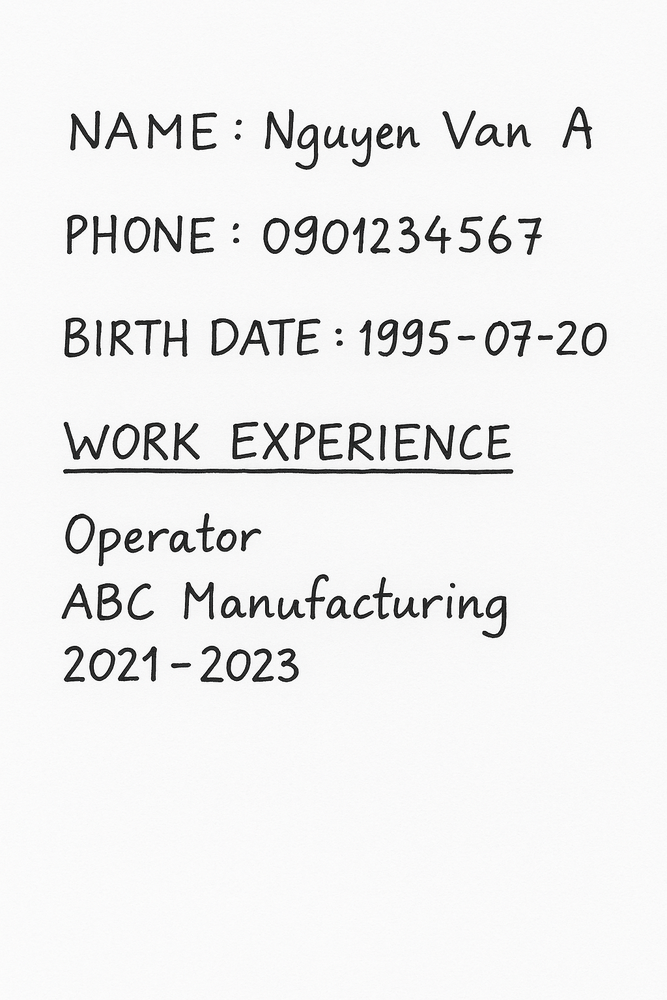
#> input picture CV_IMAGE.png, 667 x 1000 px, shrunk from 1024 x 1536 before the run
$ python -i image_preprocess.py   (imports and definitions only)
#> lines starting #> are read from the running program, lines starting #| are printed output that depends on the picture; after the words box and inside, x2 and y2 are one past the last pixel; in counts of white or black regions, pixels touching at a corner belong together
from typing import Optional
import io
import numpy as np
from PIL import Image
import cv2


def load_image_to_numpy(file_bytes: bytes) -> np.ndarray:
    image: Image.Image = Image.open(io.BytesIO(file_bytes)).convert("RGB")
    return np.array(image)


def preprocess_for_ocr(image: np.ndarray) -> np.ndarray:
    gray: np.ndarray = cv2.cvtColor(image, cv2.COLOR_RGB2GRAY)
    gray = cv2.fastNlMeansDenoising(gray, None, h=10, templateWindowSize=7, searchWindowSize=21)
    clahe = cv2.createCLAHE(clipLimit=2.0, tileGridSize=(8, 8))
    enhanced: np.ndarray = clahe.apply(gray)
    thr: np.ndarray = cv2.threshold(enhanced, 0, 255, cv2.THRESH_BINARY + cv2.THRESH_OTSU)[1]
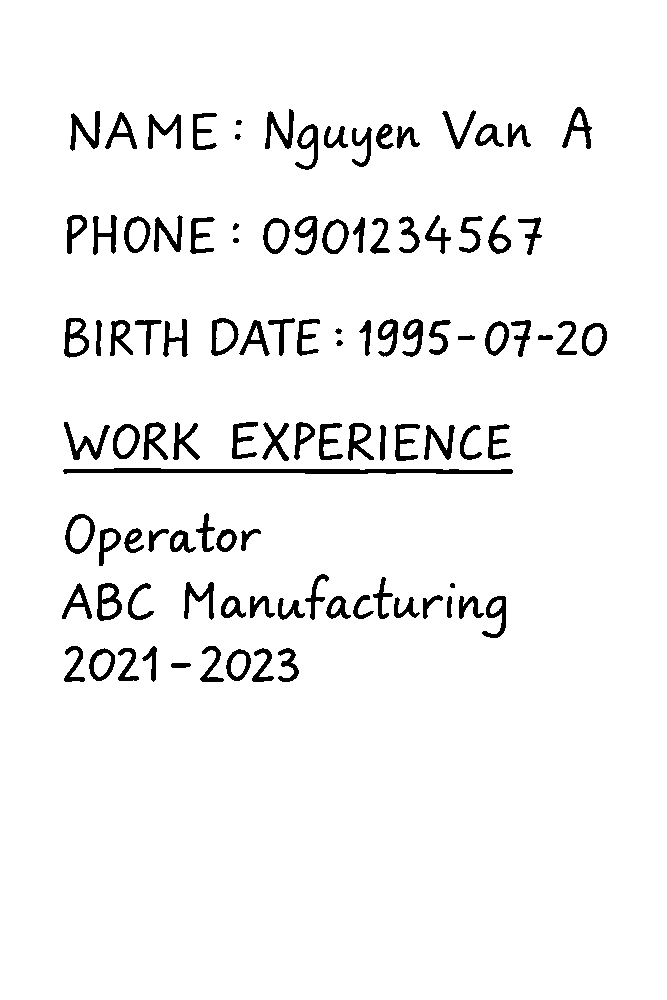
#> thr: shape (1000, 667); 95.2% white; 103 black regions, largest, box (x1, y1, x2, y2) and area: (63, 468, 513, 474) 1943, (64, 422, 110, 460) 514, (70, 111, 100, 151) 486
    return thr

>>> import cv2
>>> picture = cv2.cvtColor(cv2.imread('../../../../CV_IMAGE.png'), cv2.COLOR_BGR2RGB)
>>> result = preprocess_for_ocr(picture)
